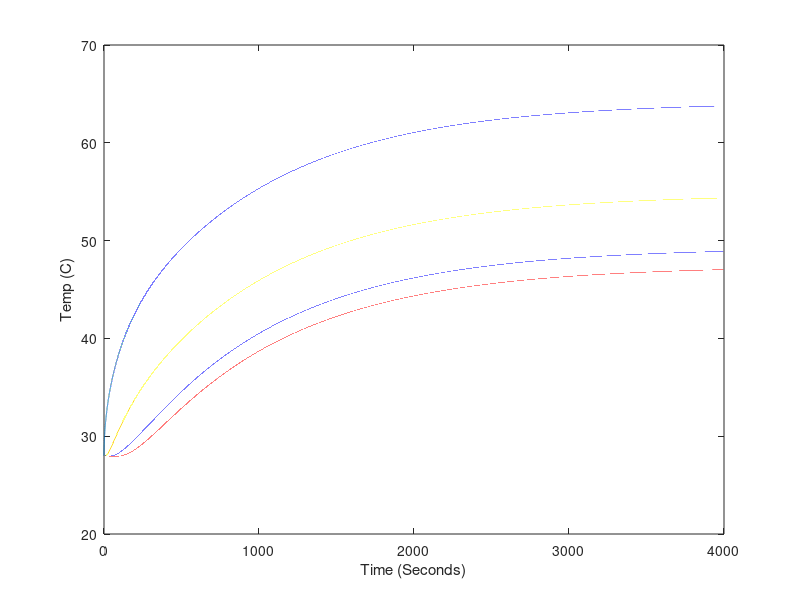

Here is the MATLAB script that generated this plot: (Note: this script raises an error after producing the figure.)
%Constants for fit
kc = 14; %Convection coefficient of horizontal Al rod (W/(m^2K))
k = 170; %Constant of conductivity of Al (W/(mK))
e = 0.1; %Emmisivity of sandblasted Al rod
Cp = 970; %Specific heat capacity of Al (J/(K kg))
Pinl = 8; %Power into the left side of the rod (W)

%Number of steps
Nx = 140; %Number of steps in length
Nt = 200000; %Number of steps in time
t0 = 0; %Start time (s)
tf = 4000; %End time (s)
x0 = 0; %Start length (m)
xf = 0.3; %End length (m)

%Constants
a = 0.011; %Radius of the rod (m)
SBc = 5.67e-8; %Stefan-Boltzmann constant (W/(m^2K^4))
Tamb = 273+27; %Ambient temperature (K)
rho = 2.7e3; %Density of Al (kg/m^3)

%Calculated numbers
dx = (xf - x0)/(Nx);
dt = (tf - t0)/(Nt);
dT_convec = @(Tx) (kc*2*(Tx-Tamb)*dt)/(Cp*rho*a); %Temperature change due to convection (K)
dT_rad = @(Tx) (e*SBc*2*(Tx.^4-Tamb^4)*dt)/(Cp*rho*a); %Temperature change due to radiation (K)
dT_convec_end = @(Tx) (kc*(Tx-Tamb)*dt)/(Cp*rho*dx);
dT_rad_end = @(Tx) (e*SBc*(Tx.^4-Tamb^4)*dt)/(Cp*rho*dx);
dT = @(P) (P * dt)/(Cp * pi*a^2*dx*rho); %Temperature change in chunk (K)

%==============
%= Simulation =
%==============

%Storage
T = zeros(Nx, Nt); %Array o temp over time, indices are (x,t)

%initial
T(:,1) = ones(Nx,1)*(273+28); %Set all temperatures to Tamb

for time = 1:Nt-1
    %power in to and conduction out of first slice
    T(1,time+1)=T(1,time)+dT(Pinl)+((k/(Cp*rho))*(T(2,time)-T(1,time))./dx^2)*dt;
    
    %temperature changes due to conduction along rod
    T(2:Nx-1,time+1)=T(2:Nx-1,time)+(k/(Cp*rho))*((T(3:Nx,time)-2*T(2:Nx-1,time)+T(1:Nx-2,time))./dx^2)*dt;
    T(Nx,time+1) = T(Nx,time)-((k/(Cp*rho))*(T(Nx,time)-T(Nx-1,time))./dx^2)*dt;
    
    %temperature changes due to loss in convection and radiation
    T(1:Nx,time+1)=T(1:Nx,time+1) - dT_convec(T(1:Nx,time+1)) - dT_rad(T(1:Nx,time+1));
    
    %convection and radiation at cold and hot end of rod
    T(Nx,time+1)=T(Nx,time+1) - dT_convec_end(T(Nx,time+1)) - dT_rad_end(T(Nx,time+1));
end


% Point trim for data (to allow for time it takes to heat power resistor)
notTrimmed = false; 
if notTrimmed
    l = length(T1);
    numTrim = 2;
    T1 = T1(numTrim:l);
    T2 = T2(numTrim:l);
    T3 = T3(numTrim:l);
    T4 = T4(numTrim:l);
    T5 = T5(numTrim:l);
    timeDATA = timeDATA(1:length(T1));
end

timeSim = linspace(0,tf,Nt);

% Plot of all points of rod simulation
% for position = 1:Nx
%     plot(timeSim,(T(position,:)-273));
%     hold on;
% end

plot(timeSim,(T(1,:)-273));
hold on;
plot(timeSim,(T(Nx,:)-273));
plot(timeSim,(T(floor(Nx/3),:)-273));
plot(timeSim,(T(floor(Nx*2/3),:)-273));

xlabel('Time (Seconds)');
ylabel('Temp (C)');

plot(timeDATA, T1, 'c', timeDATA, T2, 'y', timeDATA, T3, 'g', timeDATA, T4, 'r', timeDATA, T5, 'm')

% Calculate chai squared values
X1 = zeros(1,length(timeDATA));
X2 = zeros(1,length(timeDATA));
X3 = zeros(1,length(timeDATA));
X4 = zeros(1,length(timeDATA));
T = T-273;
for tindex = 1:length(timeDATA)
   % Getting correct indices
   tcur = timeDATA(tindex);
   tmp = abs(timeSim-tcur);
   [idx idx] = min(tmp); %index of closest value
   TData1 = T1(tindex);
   TSim1 = T(Nx,idx);
   X1(tindex) = (TData1-TSim1)^2;
   
   TData2 = T2(tindex);
   TSim2 = T(floor(Nx*2/3),idx);
   X2(tindex) = (TData2-TSim2)^2;
   
   TData3 = T3(tindex);
   TSim3 = T(floor(Nx/3),idx);
   X3(tindex) = (TData3-TSim3)^2;
   
   TData4 = T4(tindex);
   TSim4 = T(1,idx);
   X4(tindex) = (TData4-TSim4)^2;
end

Xsquare1 = sum(X1)/length(X1)
Xsquare2 = sum(X2)/length(X2)
Xsquare3 = sum(X3)/length(X3)
Xsquare4 = sum(X4)/length(X4)
XsquareTot = (Xsquare1^2 + Xsquare2^2 + Xsquare3^2 + Xsquare4^2)/4

hold off;